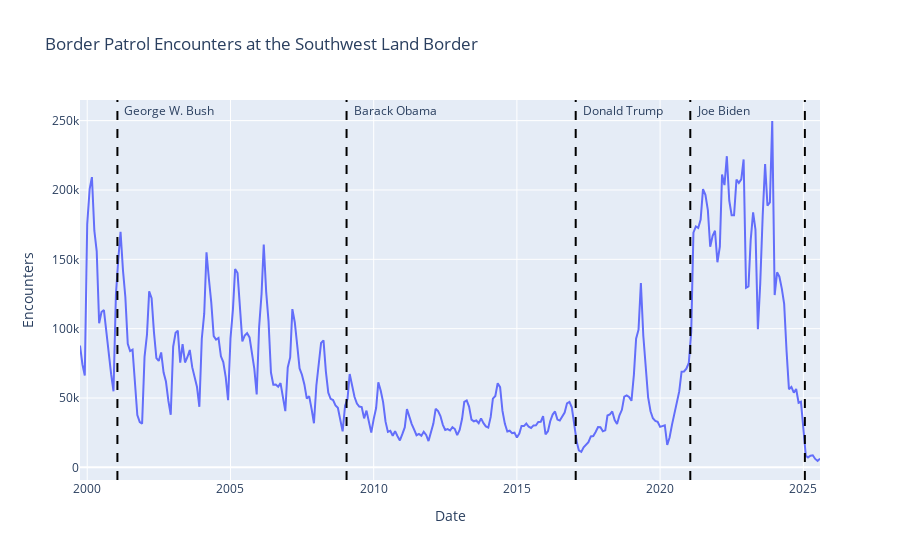

Source (notebook cell):
### Markdown cell above
## get_sw_border_encounters_graph

This function has an optional parameter, `annotate_administrations=True`. If True, administration changes will be annotated on the graph.

### Code cell
fig = encounters.get_sw_border_encounters_graph()

fig.show()

### Figure 1 — Plotly figure (JSON) as saved in the notebook; plotly's stock layout.template omitted (floating-point values rounded to 4 significant figures; data arrays with more than 128 entries replaced by an {"elided": "..."} marker saying what was removed)
{"data": [{"hovertemplate": "Date=%{x}<br>Encounters=%{y}<extra></extra>", "legendgroup": "", "line": {"color": "#636efa", "dash": "solid"}, "marker": {"symbol": "circle"}, "mode": "lines", "name": "", "orientation": "v", "showlegend": false, "type": "scatter", "x": {"elided": "311 str values"}, "xaxis": "x", "y": {"elided": "311 int values"}, "yaxis": "y"}], "layout": {"annotations": [{"showarrow": false, "text": "George W. Bush", "x": "2001-01-20T00:00:00", "xanchor": "left", "xshift": 5, "y": 249740, "yanchor": "bottom"}, {"showarrow": false, "text": "Barack Obama", "x": "2009-01-20T00:00:00", "xanchor": "left", "xshift": 5, "y": 249740, "yanchor": "bottom"}, {"showarrow": false, "text": "Donald Trump", "x": "2017-01-20T00:00:00", "xanchor": "left", "xshift": 5, "y": 249740, "yanchor": "bottom"}, {"showarrow": false, "text": "Joe Biden", "x": "2021-01-20T00:00:00", "xanchor": "left", "xshift": 5, "y": 249740, "yanchor": "bottom"}, {"showarrow": false, "text": "", "x": "2025-01-20T00:00:00", "xanchor": "left", "xshift": 5, "y": 249740, "yanchor": "bottom"}], "legend": {"tracegroupgap": 0}, "shapes": [{"line": {"color": "black", "dash": "dash"}, "type": "line", "x0": "2001-01-20T00:00:00", "x1": "2001-01-20T00:00:00", "xref": "x", "y0": 0, "y1": 1, "yref": "y domain"}, {"line": {"color": "black", "dash": "dash"}, "type": "line", "x0": "2009-01-20T00:00:00", "x1": "2009-01-20T00:00:00", "xref": "x", "y0": 0, "y1": 1, "yref": "y domain"}, {"line": {"color": "black", "dash": "dash"}, "type": "line", "x0": "2017-01-20T00:00:00", "x1": "2017-01-20T00:00:00", "xref": "x", "y0": 0, "y1": 1, "yref": "y domain"}, {"line": {"color": "black", "dash": "dash"}, "type": "line", "x0": "2021-01-20T00:00:00", "x1": "2021-01-20T00:00:00", "xref": "x", "y0": 0, "y1": 1, "yref": "y domain"}, {"line": {"color": "black", "dash": "dash"}, "type": "line", "x0": "2025-01-20T00:00:00", "x1": "2025-01-20T00:00:00", "xref": "x", "y0": 0, "y1": 1, "yref": "y domain"}], "title": {"text": "Border Patrol Encounters at the Southwest Land Border"}, "xaxis": {"anchor": "y", "domain": [0, 1], "title": {"text": "Date"}}, "yaxis": {"anchor": "x", "domain": [0, 1], "title": {"text": "Encounters"}}}}
